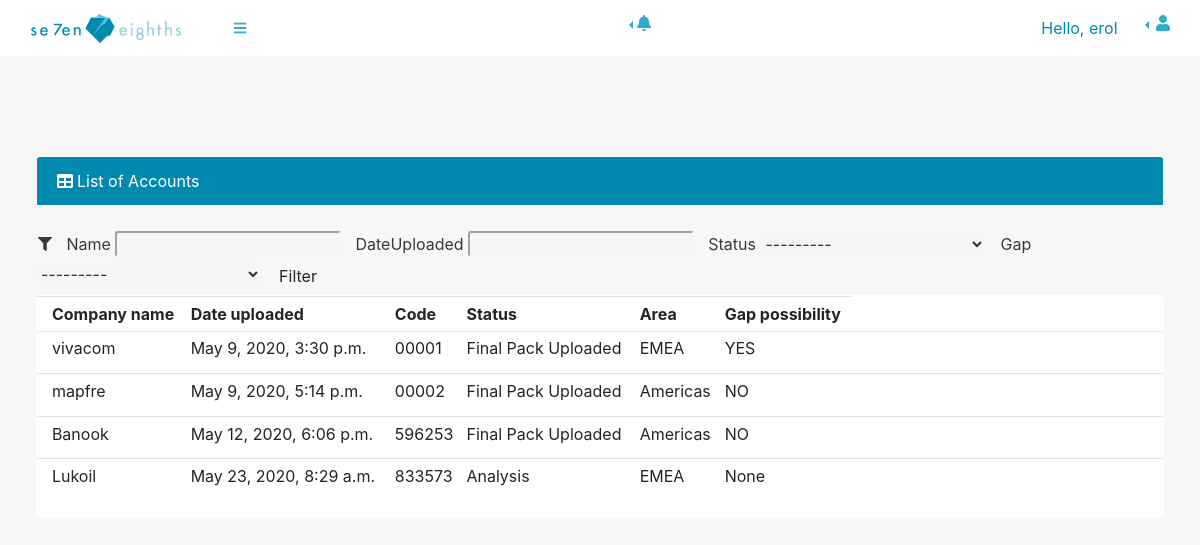
Page /listAccounts (signed in) on the committed database.
### base/models.py (models this page shows, shortened)
class Account(models.Model):
    AREAS = (
        ('EMEA', 'EMEA'),
        ('Americas', 'Americas'),
    )
    GAP = (
        ('YES', 'YES'),
        ('NO', 'NO'),
    )
    STATUS = (
        ('Data collection sent', 'Data collection sent'),
        ('Data Received', 'Data Received'),
        ('Analysis', 'Analysis'),
        ('Final Pack Uploaded', 'Final Pack Uploaded'),
    )
    username = models.ForeignKey(
        Access, blank=True,  null=True, on_delete=models.DO_NOTHING)
    name = models.CharField(max_length=30)
    code = models.CharField(max_length=30)
    dateReceived = models.DateTimeField(auto_now_add=True)
    dateUploaded = models.DateTimeField(auto_now_add=True)
    status = models.CharField(
        max_length=30, blank=True, null=True, choices=STATUS)
    area = models.CharField(max_length=10, choices=AREAS)
    finalPack = models.FileField(null=True, blank=True)
    gap = models.CharField(max_length=30, blank=True, null=True, choices=GAP)

### base/decorators.py (the view)
        def wrapper_func(request, *args, **kwargs):
            group = None
            if request.user.groups.exists():
                group = request.user.groups.all()[0].name
            if group in allowed_roles:
                return view_func(request, *args, **kwargs)
            else:
                return HttpResponse('You are not authorised to view this page')

### base/templatetags/groupFilter.py (called while the page is built)
@register.filter(name='has_group')
def has_group(user, group_name):
    return user.groups.filter(name=group_name).exists()

### base/views.py (called while the page is built)
@allowed_users(allowed_roles=['admin', 'MF'])
def listAccounts(request):
    groups = request.user.groups.values_list('name', flat=True)
    if 'MF' in groups:
        accounts = Account.objects.filter(
            username__username__contains=request.user)
    else:
        accounts = Account.objects.all()
    myAccountFilter = AccountFilter(request.POST, queryset=accounts)
    accounts = myAccountFilter.qs
    return render(request, 'base/listAccounts.html', {'accounts': accounts, 'myAccountFilter': myAccountFilter})

### base/templates/base/listAccounts.html (shortened to what this page needs)
{% extends 'base/navbars/sidenav.html' %} {% block content %}{%block body %}
{% load groupFilter %}
{% load widget_tweaks %}
{% load static %}
<body class="sb-nav-fixed sb-sidenav-toggled">
    {% endblock %}
    <div id="layoutSidenav_content">
        <div class="container-fluid" style="margin-top: 100px;">
            <div class="col-xl-12">
                <div class="card mb-4">
                    <div class="card-header">
                        <i class="fas fa-table mr-1"></i>List of Accounts
                    </div>
                </div>
                <form method="POST">
                    <i style="padding-left: 2px;" class="fas fa-filter"></i>
                    <span id="nameLabel">{{myAccountFilter.form.name.label}}</span>
                    {{myAccountFilter.form.name  | add_class:"selection"}}
                    <span id="nameLabel">{{myAccountFilter.form.dateUploaded.label}}</span>
                    {{myAccountFilter.form.dateUploaded  | add_class:"selection"}}
                    <span id="nameLabel">{{myAccountFilter.form.status.label}}</span>
                    {{myAccountFilter.form.status  | add_class:"selection"}}
                    <span id="nameLabel">{{myAccountFilter.form.gap.label}}</span>
                    {{myAccountFilter.form.gap  | add_class:"selection"}}
                    <button class="btn filterbtn" type="submit">Filter</button>
                </form>
                <div class="card card-body">
                    <table id="accountTable" class="table table-sm">
                        <tr>
                            <th></th>
                            <th>Company name</th>
                            <th>Date uploaded</th>
                            <th>Code</th>
                            <th>Status</th>
                            <th>Area</th>
                            <th>Gap possibility</th>
                        </tr>
                        {% for account in accounts %}
                        <tr>
                            <td></td>
                            <td>{{account.name}}</td>
                            <td>{{account.dateUploaded}}</td>
                            <td>{{account.code}}</td>
                            <td id="status">{{account.status}}</td>
                            <td>{{account.area}}</td>
                            <td>{{account.gap}}</td>
                        </tr>
                        {% endfor %}
                    </table>
                </div>
            </div>
        </div>
    </div>
    {%endblock%}

### base/templates/base/base.html (shortened to what this page needs)
{% load static %}
{% load groupFilter %}
<!DOCTYPE html>
<html lang="en">
<head>
  <link href="{% static 'css/tech.css' %}" rel="stylesheet" />
  <link href="{% static 'css/styles.css' %}" rel="stylesheet" />
  <link href="{% static 'css/sidebar.css' %}" rel="stylesheet" />
  <link href="{% static 'css/overview.css' %}" rel="stylesheet" />
</head>{% block body %}{% endblock %}
  <nav class="sb-topnav navbar navbar-expand navbar-dark bg-dark">
    <a class="navbar-brand" href="{% url 'welcome'  %}">
      <img style="margin-left: 15px;" src="{% static '/images/letterLogo.png' %}">
    </a>
    <button class="btn btn-link btn-sm order-1 order-lg-0" id="sidebarToggle" href="#">
      <i class="fas fa-bars"></i>
    </button>
    {% if request.user|has_group:"admin" %}
    <ul class="navbar-nav d-md-inline-block form-inline ml-auto mr-0 mr-md-3 my-2 my-md-0">
      <li class=" nav-item dropleft">
        <a class="nav-link dropdown-toggle" id="userDropdown" href="#" role="button" data-toggle="dropdown"
          aria-haspopup="true" aria-expanded="false"><i class="fas fa-bell"></i></a>
      </li>
    </ul>
    {% endif %}
    <span class="navbar-nav d-md-inline-block form-inline ml-auto mr-0 mr-md-3 my-2 my-md-0">Hello, {{request.user}}
    </span>
    <ul class="navbar-nav d-md-inline-block">
      <li class=" nav-item dropleft">
        <a class="nav-link dropdown-toggle" id="userDropdown" href="#" role="button" data-toggle="dropdown"
          aria-haspopup="true" aria-expanded="false"><i class="fas fa-user fa-fw"></i></a>
      </li>
    </ul>
  </nav>
  {% block sidenav %}
  {% endblock %}
  {% block content %}
  {% endblock %}
  </div>
</body>
</html>

### staticfiles/css/tech.css (style rules this page uses)
.selection { color: #333; width: 20%; height: 50%; border-color: #f6f6f6; background-color: #f6f6f6; border-radius: 3px 3px 3px 3px; }
#nameLabel { padding-inline-start: 10px !important; }

### rows in the picture
Account: name "vivacom", dateUploaded "May 9, 2020, 3:30 p.m.", code "00001", status "Final Pack Uploaded", area "EMEA", gap "YES"
Account: name "mapfre", dateUploaded "May 9, 2020, 5:14 p.m.", code "00002", status "Final Pack Uploaded", area "Americas", gap "NO"
Account: name "Banook", dateUploaded "May 12, 2020, 6:06 p.m.", code "596253", status "Final Pack Uploaded", area "Americas", gap "NO"
Account: name "Lukoil", dateUploaded "May 23, 2020, 8:29 a.m.", code "833573", status "Analysis", area "EMEA", gap "None"

### other values in the picture
{{ request.user }} "erol"
{{ myAccountFilter.form.name.label }} "Name"
{{ myAccountFilter.form.dateUploaded.label }} "DateUploaded"
{{ myAccountFilter.form.status.label }} "Status"
{{ myAccountFilter.form.gap.label }} "Gap"
